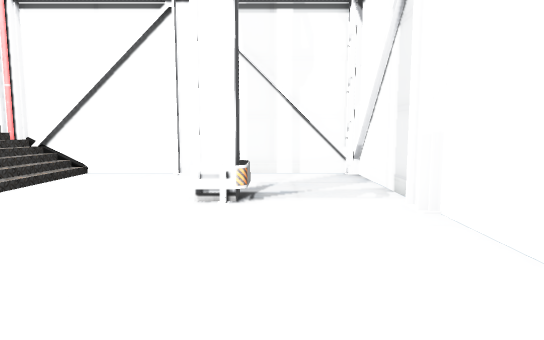
view 1 (above)

17 first-person views from a walk through a scene from a Unity 3-D project. The camera is 1.2 m above the floor, tilts 6° down and sees 75° across. The floor is counted in squares, 1 m on a side. Each view is taken from the middle of a square. On the plan, view 1 faces up. The plan holds only what a view shows up to about 14 squares ahead; the rest is blank. The place goes on beyond the plan. The player character is not drawn. Door leaves are left out, so doorways stand open. Some surface patterns are stand-ins.

view 2
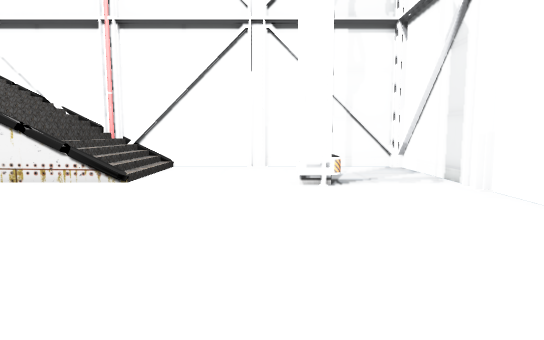

view 3
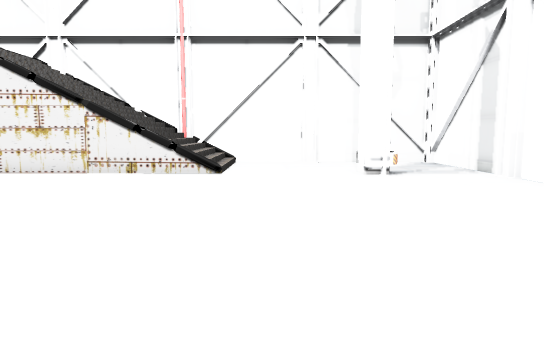

view 4
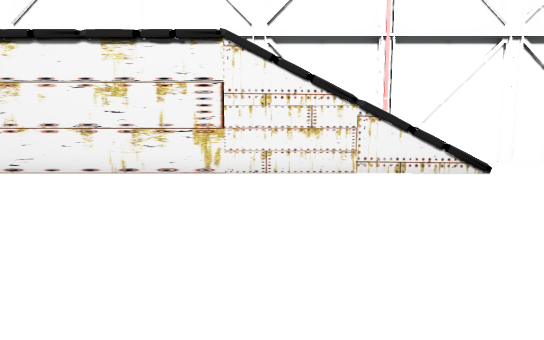

view 5
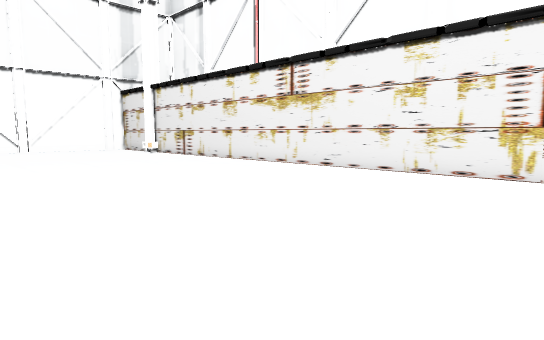

view 6
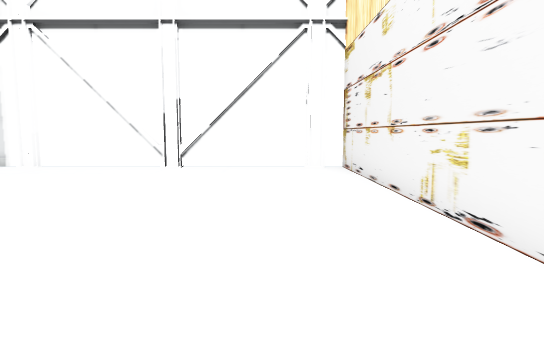

view 7
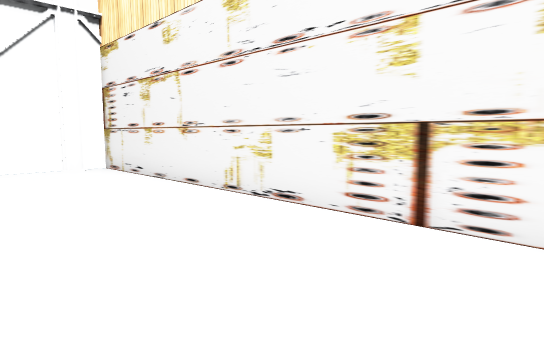

view 8
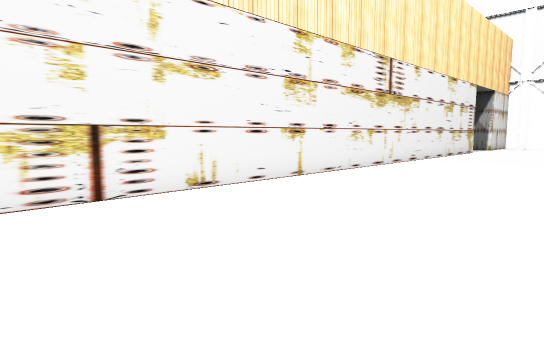

view 9
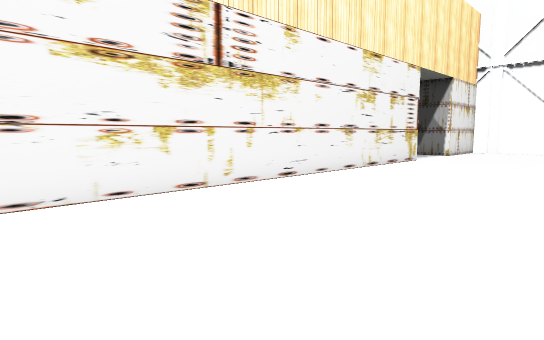

view 10
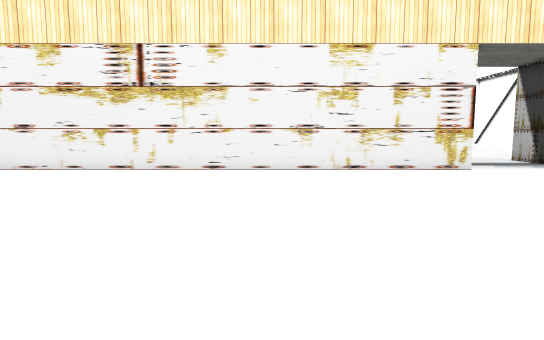

view 11
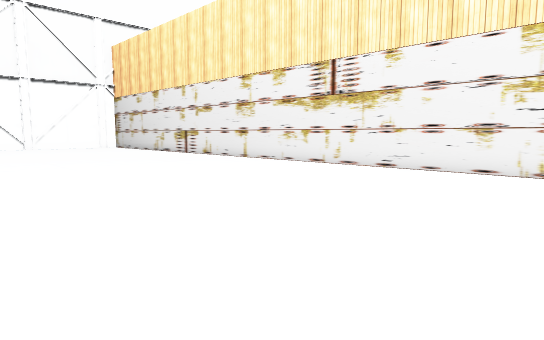

view 12
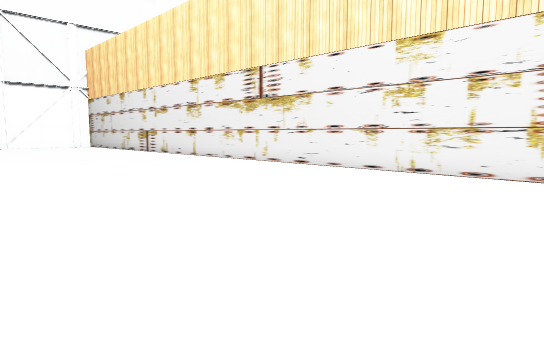

view 13
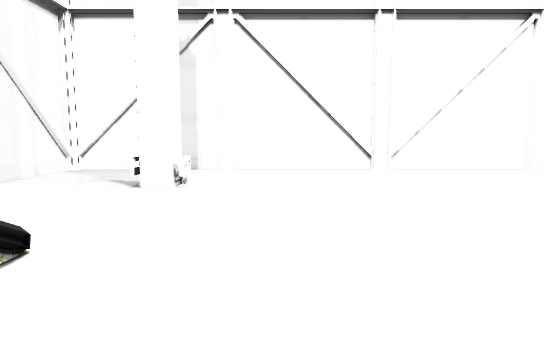

view 14
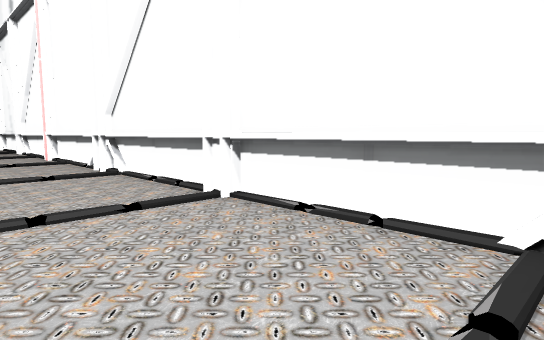

view 15
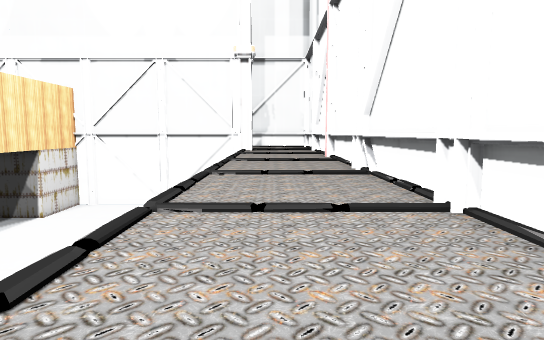

view 16
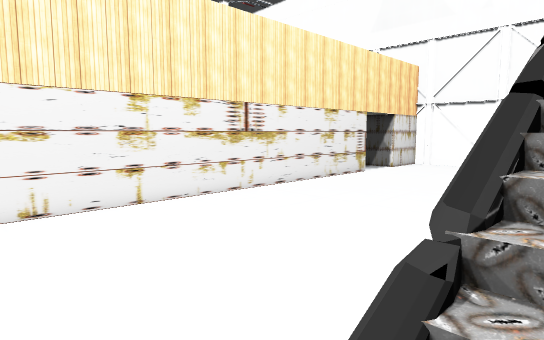

view 17
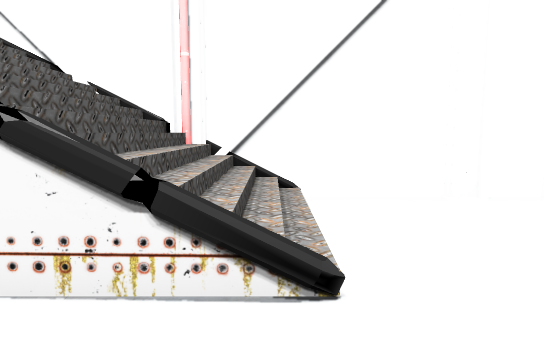

### Floor plan
Key: @ floor where view 1 was taken; # wall or solid block; . main floor; : floor 4 m higher than the main floor; / step, stairs or slope; = window, fence, low wall or low ledge.
Columns run from 30 left of view 1 to 3 right of it. Each row starts with its distance up from view 1.
 11                   ##############
 10  ##################=/////......###
  9  ::: ::::::::::://///////.......##
  8      ::::::::::://///////........#
  7      ::::::::::: ////////....#...#
  6    . ........................#...#
  5 . ...............................#
  4  ................................#
  3 .................................#
  2 ................................##
  1 ................................##
  0  .............................@.##
 -1 ................................##
 -2 .................................#
 -3 .................................#
 -4 .................................#
 -5 ................................##
 -6 .#################################

Positions as (right, up) in squares from view 1, and headings:
1: (0, 0), facing up
2: (-2, -2), facing up
3: (-4, -4), facing up
4: (-12, -4), facing up
5: (-12, -4), facing up-left
6: (-10, -3), facing right
7: (-10, -1), facing down-right
8: (-6, 1), facing down-left
9: (-14, 1), facing down-left
10: (-23, 6), facing down
11: (-27, 6), facing down-right
12: (-30, 5), facing down-right
13: (-9, 4), facing right
14: (-13, 7), facing up-left
15: (-13, 8), facing left
16: (-8, 7), facing down-left
17: (-6, 4), facing up
